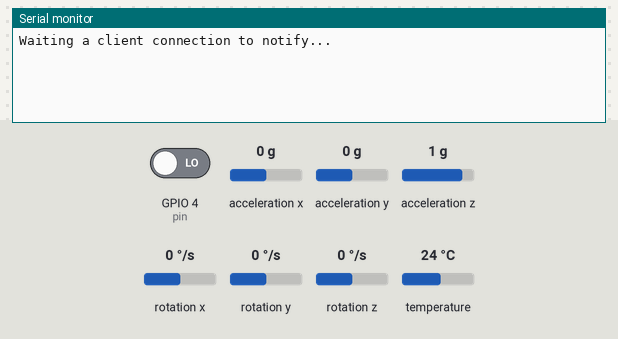
Bench run of a sketch on a simulated ESP32. On the bench: the last lines printed to the serial monitor. The test bench sets the inputs (shaded band); at power-on: acceleration x 0 g, GPIO 4 (pin) LOW, acceleration y 0 g, acceleration z 1 g, rotation x 0 °/s, rotation y 0 °/s, rotation z 0 °/s, temperature 24 °C. Nothing arrives over Bluetooth unless stated; a phone connects over Bluetooth LE 3 s after start.

Above: at 2.5 s.
2.6 s: acceleration x set to -1.4 g
At 3.7 s:
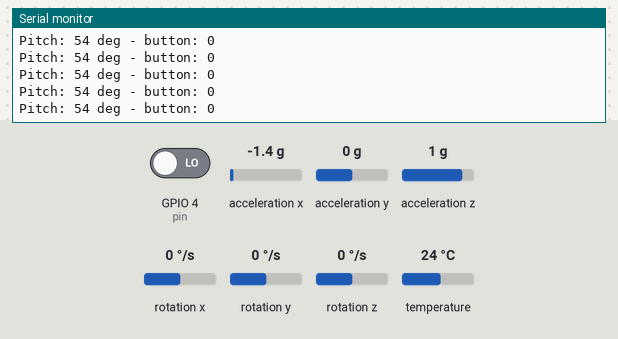
4.9 s: GPIO 4 (pin) driven HIGH
At 5.9 s:
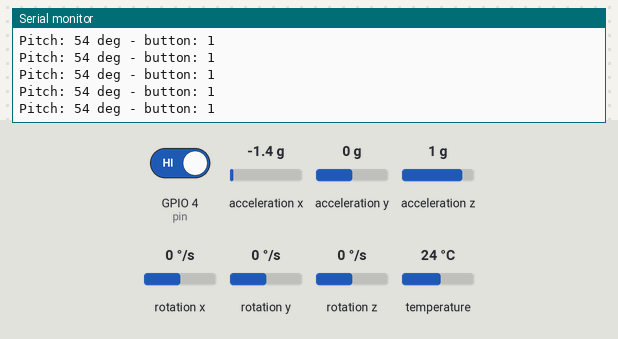
6.4 s: acceleration y set to -1.4 g
At 7.5 s:
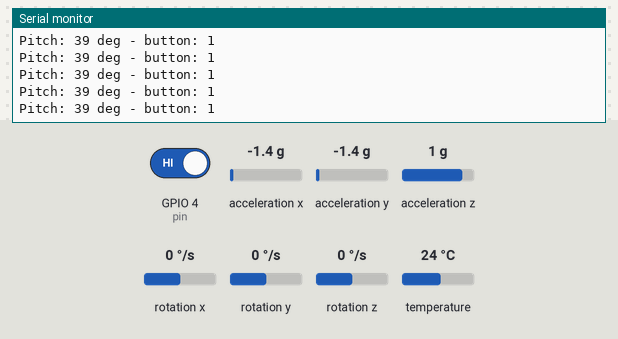
7.9 s: acceleration z set to -1.4 g
At 8.7 s:
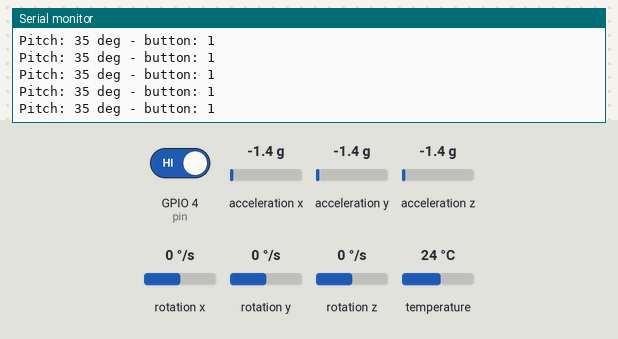
9.4 s: GPIO 4 (pin) driven LOW
At 10.0 s:
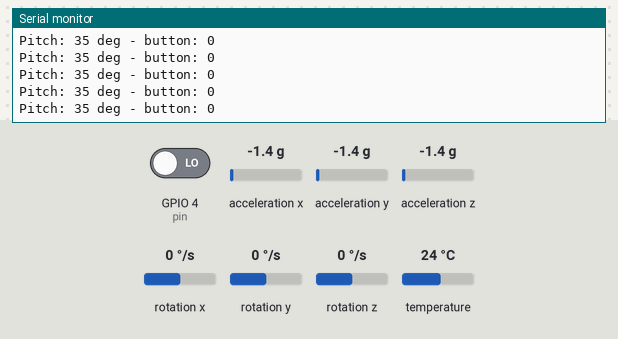
Timing chart, 0 to 11.9 s (numbered marks = the images above; inputs shaded):
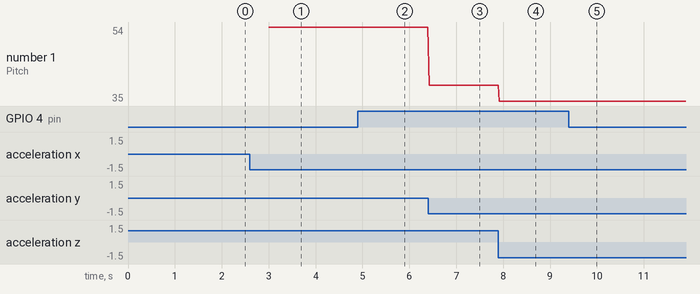

The sketch:

server.ino
```cpp
#include <BLEDevice.h>
#include <BLEServer.h>
#include <BLEUtils.h>
#include <BLE2902.h>
#include <Wire.h>
#include <Adafruit_Sensor.h>
#include <Adafruit_MPU6050.h>

#define bleServerName "BME280_ESP32"

Adafruit_MPU6050 mpu; // I2C

float meanAx = 0, meanAy = 0, meanAz = 0;
float X, Y, Z;
int pitch, button;
int numReadings = 100;
int pin = 4;

// Timer variables
unsigned long lastTime = 0;
unsigned long timerDelay = 20;

bool deviceConnected = false;

// See the following for generating UUIDs:
// https://www.uuidgenerator.net/
#define SERVICE_UUID "91bad492-b950-4226-aa2b-4ede9fa42f59"

// Pitch Characteristic and Descriptor
BLECharacteristic mpuPitchCharacteristics("cba1d466-344c-4be3-ab3f-189f80dd7518", BLECharacteristic::PROPERTY_NOTIFY);
BLEDescriptor mpuPitchDescriptor(BLEUUID((uint16_t)0x2902));

// button Characteristic and Descriptor
BLECharacteristic buttonCharacteristics("ca73b3ba-39f6-4ab3-91ae-186dc9577d99", BLECharacteristic::PROPERTY_NOTIFY);
BLEDescriptor buttonDescriptor(BLEUUID((uint16_t)0x2903));

//Setup callbacks onConnect and onDisconnect
class MyServerCallbacks: public BLEServerCallbacks {
  void onConnect(BLEServer* pServer) {
    deviceConnected = true;
  };
  void onDisconnect(BLEServer* pServer) {
    deviceConnected = false;
  }
};

void initMPU(){
  if (!mpu.begin()) {
    Serial.println("Could not find a valid MPU6050 sensor, check wiring!");
    while (1);
  }
}

void calibration(){
  for(int i = 0; i < numReadings; i++){
    sensors_event_t a, g, temp;
    mpu.getEvent(&a, &g, &temp);

    meanAx += a.acceleration.x;
    meanAy += a.acceleration.y;
    meanAz += a.acceleration.z;
    delay(10);
  }
  meanAx /= numReadings;
  meanAy /= numReadings;
  meanAz /= numReadings;
}

void setup() {
  // Start serial communication
  Serial.begin(115200);
  pinMode(pin, INPUT);

  // Init BME Sensor
  initMPU();

  // Create the BLE Device
  BLEDevice::init(bleServerName);

  // Create the BLE Server
  BLEServer *pServer = BLEDevice::createServer();
  pServer->setCallbacks(new MyServerCallbacks());

  // Create the BLE Service
  BLEService *mpuService = pServer->createService(SERVICE_UUID);

  // Create BLE Characteristics and Create a BLE Descriptor
  // Pitch
  mpuService->addCharacteristic(&mpuPitchCharacteristics);
  mpuPitchDescriptor.setValue("MPU Pitch");
  mpuPitchCharacteristics.addDescriptor(&mpuPitchDescriptor);

  // Button
  mpuService->addCharacteristic(&buttonCharacteristics);
  buttonDescriptor.setValue("Button");
  buttonCharacteristics.addDescriptor(new BLE2902());

  // Start the service
  mpuService->start();

  // Start advertising
  BLEAdvertising *pAdvertising = BLEDevice::getAdvertising();
  pAdvertising->addServiceUUID(SERVICE_UUID);
  pServer->getAdvertising()->start();
  Serial.println("Waiting a client connection to notify...");

  mpu.setAccelerometerRange(MPU6050_RANGE_16_G);
  mpu.setGyroRange(MPU6050_RANGE_250_DEG);
  mpu.setFilterBandwidth(MPU6050_BAND_21_HZ);
  Serial.println("");
  calibration();
  delay(100);
}

void loop() {
  if (deviceConnected) {
    if ((millis() - lastTime) > timerDelay) {
      // Get new sensor events with the readings
      sensors_event_t a, g, temp;
      mpu.getEvent(&a, &g, &temp);
      // Read MPU6050 acceleration
      X = a.acceleration.x - meanAx;
      Y = a.acceleration.y - meanAy;
      Z = a.acceleration.z - meanAz + 9.807;
      // Calculate Pitch and button
      pitch = atan2(-X, sqrt(Y * Y + Z * Z)) * 180.0 / PI;
      button = digitalRead(pin);

      //Notify Pitch reading from MPU sensor
      static char pitchTemp[6];
      dtostrf(pitch, 6, 2, pitchTemp);
      //Set pitch Characteristic value and notify connected client
      mpuPitchCharacteristics.setValue(pitchTemp);
      mpuPitchCharacteristics.notify();
      Serial.print("Pitch: ");
      Serial.print(pitch);
      Serial.print(" deg");

      //Notify button reading
      static char buttonTemp[6];
      dtostrf(button, 6, 2, buttonTemp);
      //Set button Characteristic value and notify connected client
      buttonCharacteristics.setValue(buttonTemp);
      buttonCharacteristics.notify();
      Serial.print(" - button: ");
      Serial.println(button);

      lastTime = millis();
    }
  }
}
```

Measured:
- after the input at 2.6 s, the serial monitor: prints a new line after 0.40 s (image 1)
- after the input at 4.9 s, the serial monitor: prints a new line at once (image 2)
- after the input at 6.4 s, the serial monitor: prints a new line at once (image 3)
- after the input at 7.9 s, the serial monitor: prints a new line at once (image 4)
- after the input at 9.4 s, the serial monitor: prints a new line at once (image 5)
- plotted number 1: 54 → 39 after the input at 6.4 s, 39 → 35 after the input at 7.9 s
